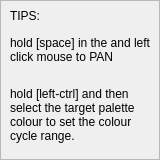
    <widget class="QFrame" name="frame">
     <property name="geometry">
      <rect>
       <x>3</x>
       <y>470</y>
       <width>160</width>
       <height>160</height>
      </rect>
     </property>
     <property name="frameShape">
      <enum>QFrame::Shape::StyledPanel</enum>
     </property>
     <property name="frameShadow">
      <enum>QFrame::Shadow::Raised</enum>
     </property>
     <widget class="QLabel" name="label_9">
      <property name="geometry">
       <rect>
        <x>10</x>
        <y>80</y>
        <width>151</width>
        <height>70</height>
       </rect>
      </property>
      <property name="styleSheet">
       <string notr="true"/>
      </property>
      <property name="text">
       <string>hold [left-ctrl] and then select the target palette colour to set the colour cycle range.</string>
      </property>
      <property name="wordWrap">
       <bool>true</bool>
      </property>
     </widget>
     <widget class="QLabel" name="label_8">
      <property name="geometry">
       <rect>
        <x>10</x>
        <y>30</y>
        <width>151</width>
        <height>40</height>
       </rect>
      </property>
      <property name="styleSheet">
       <string notr="true"/>
      </property>
      <property name="text">
       <string>hold [space] in the and left click mouse to PAN</string>
      </property>
      <property name="wordWrap">
       <bool>true</bool>
      </property>
     </widget>
     <widget class="QLabel" name="label_7">
      <property name="geometry">
       <rect>
        <x>10</x>
        <y>0</y>
        <width>151</width>
        <height>31</height>
       </rect>
      </property>
      <property name="styleSheet">
       <string notr="true"/>
      </property>
      <property name="text">
       <string>TIPS:</string>
      </property>
      <property name="wordWrap">
       <bool>true</bool>
      </property>
     </widget>
    </widget>
